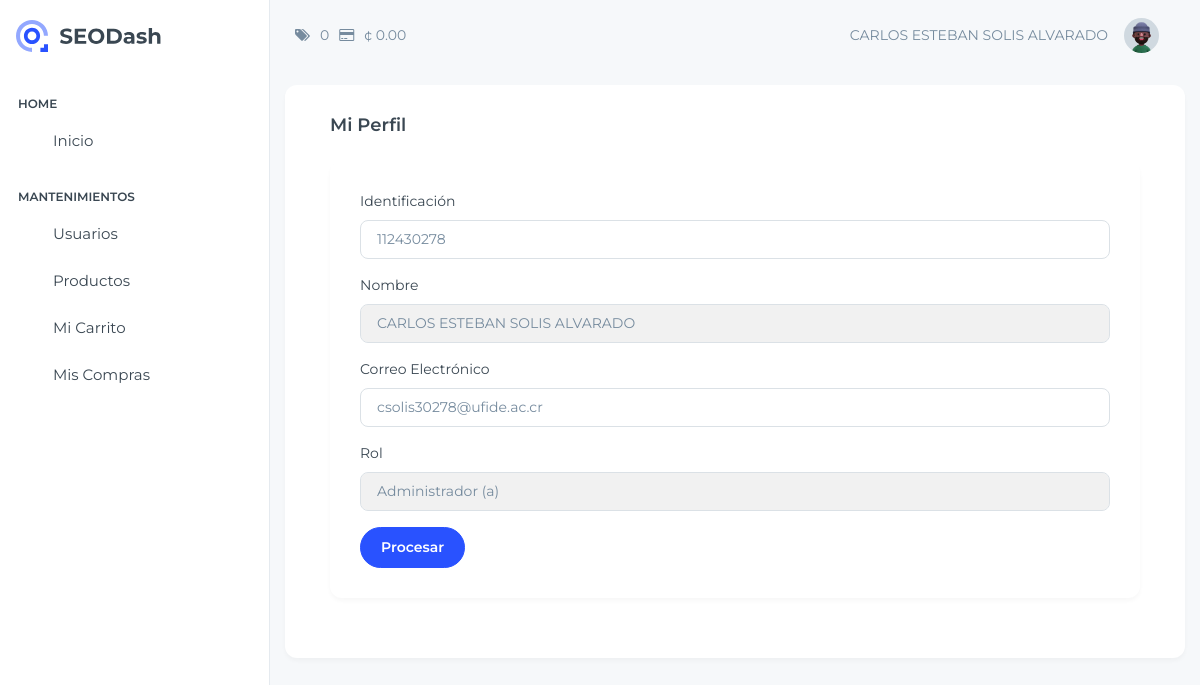
The app's page /View/Usuario/consultarPerfil.php (signed in) with its own data.
### tables this page shows
CREATE TABLE `tusuario` (
  `Consecutivo` bigint(11) NOT NULL AUTO_INCREMENT,
  `Identificacion` varchar(20) NOT NULL,
  `Nombre` varchar(255) NOT NULL,
  `CorreoElectronico` varchar(80) NOT NULL,
  `Contrasena` varchar(10) NOT NULL,
  `Activo` bit(1) NOT NULL,
  `ConsecutivoRol` int(11) DEFAULT NULL,
  PRIMARY KEY (`Consecutivo`),
  UNIQUE KEY `CorreoElectronico_UNIQUE` (`CorreoElectronico`),
  UNIQUE KEY `Identificacion_UNIQUE` (`Identificacion`),
  KEY `FK_ROL` (`ConsecutivoRol`),
  CONSTRAINT `FK_ROL` FOREIGN KEY (`ConsecutivoRol`) REFERENCES `trol` (`Consecutivo`)
);

CREATE TABLE `trol` (
  `Consecutivo` int(11) NOT NULL AUTO_INCREMENT,
  `NombreRol` varchar(50) NOT NULL,
  PRIMARY KEY (`Consecutivo`)
);

### Model/UsuarioModel.php (called while the page is built, shortened)
<?php
    function ConsultarUsuarioModel($consecutivo)
    {
        try {
            $enlace = AbrirBD();
            $sentencia = "CALL ConsultarUsuario('$consecutivo')" ;
            $result = $enlace -> query($sentencia);
            return $result;
        } catch (Exception $ex) {
            return null;
        }
    }
?>

### Controller/UsuarioController.php (called while the page is built, shortened)
<?php
    include_once $_SERVER["DOCUMENT_ROOT"] .'/Proyecto_Clase/Model/UsuarioModel.php';
    function ConsultarUsuario($consecutivo)
    {
        $result = ConsultarUsuarioModel($consecutivo);
        if($result != null && $result -> num_rows > 0)
        {
            return mysqli_fetch_array($result);
        }
        else
        {
            $_POST["txtMensaje"]= "No se ha podido obtener información correctamente";
            header('location: ../../View/Login/home.php');
        }
    }
?>

### View/Usuario/consultarPerfil.php (the view, shortened to what this page needs)
<?php
    include_once $_SERVER["DOCUMENT_ROOT"] .'/Proyecto_Clase/View/layout.php';
    include_once $_SERVER["DOCUMENT_ROOT"] .'/Proyecto_Clase/Controller/UsuarioController.php';
    $id = $_SESSION["ConsecutivoUsuario"];
    $datos = ConsultarUsuario($id);
?>
<!doctype html>
<html lang="en">
<body class="page-wrapper">
    <div id="main-wrapper" data-layout="vertical" data-navbarbg="skin6" data-sidebartype="full"
        data-sidebar-position="fixed" data-header-position="fixed">
        <div class="body-wrapper">
            <div class="container-fluid">
                <div class="row">
                    <div class="card">
                        <div class="card-body">
                            <h5 class="card-title fw-semibold mb-4">Mi Perfil</h5>
                            <div class="card">
                                <div class="card-body">
                                    <form action="" method="POST">
                                        <div class="mb-3">
                                            <label class="form-label">Identificación</label>
                                            <input type="text" class="form-control" id="txtIdentificacion"
                                                name="txtIdentificacion" value="<?php echo $datos["Identificacion"]?>"
                                                onkeyup="ConsultarNombre();">
                                        </div>
                                        <div class="mb-3">
                                            <label class="form-label">Nombre</label>
                                            <input type="text" class="form-control" id="txtNombre" name="txtNombre"
                                                value="<?php echo $datos["Nombre"]?>" readOnly="true" style="background-color:#f1f1f1" >
                                        </div>
                                        <div class="mb-3">
                                            <label class="form-label">Correo Electrónico</label>
                                            <input type="email" class="form-control" id="txtCorreo" name="txtCorreo"
                                                value="<?php echo $datos["CorreoElectronico"]?>">
                                        </div>
                                        <div class="mb-3">
                                            <label class="form-label">Rol</label>
                                            <input type="text" class="form-control" id="txtRol" name="txtRol" readOnly="true"
                                                style="background-color:#f1f1f1" value="<?php echo $datos["NombreRol"]?>">
                                        </div>
                                        <input type="submit" class="btn btn-primary" value="Procesar"
                                            id="btnActualizarPerfil" name="btnActualizarPerfil">
                                    </form>
                                </div>
                            </div>
                        </div>
                    </div>
                </div>
            </div>
        </div>
</body>
</html>

### records on screen
tusuario: txtIdentificacion "112430278", txtNombre "CARLOS ESTEBAN SOLIS ALVARADO", txtCorreo "csolis30278@ufide.ac.cr", txtRol "Administrador (a)"

### other values on screen
$cantidad "0"
$total "0.00"
$usuario "CARLOS ESTEBAN SOLIS ALVARADO"
